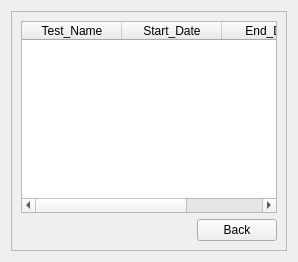
             <widget class="QWidget" name="page_10">
              <layout class="QGridLayout" name="gridLayout_8">
               <item row="0" column="0">
                <widget class="QFrame" name="frame_20">
                 <property name="frameShape">
                  <enum>QFrame::StyledPanel</enum>
                 </property>
                 <property name="frameShadow">
                  <enum>QFrame::Raised</enum>
                 </property>
                 <layout class="QGridLayout" name="gridLayout_2">
                  <item row="0" column="0" colspan="2">
                   <widget class="QTableWidget" name="tableWidget_7">
                    <property name="rowCount">
                     <number>0</number>
                    </property>
                    <column>
                     <property name="text">
                      <string>Test_Name</string>
                     </property>
                    </column>
                    <column>
                     <property name="text">
                      <string>Start_Date</string>
                     </property>
                    </column>
                    <column>
                     <property name="text">
                      <string>End_Date</string>
                     </property>
                    </column>
                   </widget>
                  </item>
                  <item row="1" column="0">
                   <spacer name="horizontalSpacer_12">
                    <property name="orientation">
                     <enum>Qt::Horizontal</enum>
                    </property>
                    <property name="sizeHint" stdset="0">
                     <size>
                      <width>40</width>
                      <height>20</height>
                     </size>
                    </property>
                   </spacer>
                  </item>
                  <item row="1" column="1">
                   <widget class="QPushButton" name="pushButton_35">
                    <property name="cursor">
                     <cursorShape>PointingHandCursor</cursorShape>
                    </property>
                    <property name="text">
                     <string>Back</string>
                    </property>
                   </widget>
                  </item>
                 </layout>
                </widget>
               </item>
              </layout>
             </widget>
